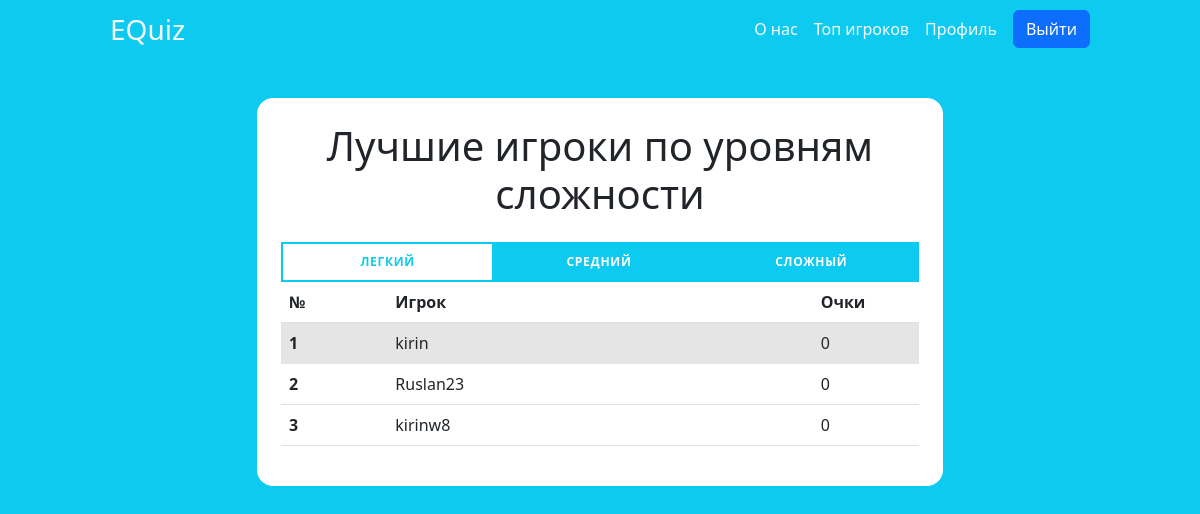
/top (signed in), run on the app's committed database.
### apps/authentication/models.py (models this page shows)
class User(AbstractUser):
    username = models.CharField(unique=True, max_length=200, error_messages={
        'unique': 'Это имя пользователя уже занято'
    })
    password = models.CharField(max_length=200)
    email = models.EmailField(unique=True, max_length=200, error_messages={
        'unique': 'Эта почта уже зарегистрирована'
    })
    phoneNumber = models.CharField(unique=True, max_length=12, error_messages={
        'unique': 'Этот номер телефона уже зарегистрирован'
    })
    first_name = None
    last_name = None

### apps/top/views.py (the view)
# urls.py: path('top',views.top, name='top'),
@login_required
def top(request):
    currentUser = request.user.username
    user_id = request.user.id
    allScoresEasy = UserScore.objects.order_by("-user_score_easy")
    allScoresMedium = UserScore.objects.order_by("-user_score_medium")
    allScoresHard = UserScore.objects.order_by("-user_score_hard")
    topPlayersEasy = {}
    topPlayersMedium = {}
    topPlayersHard = {}
    currentPlayerEasyScore = UserScore.objects.get(
        user_id=user_id).user_score_easy
    currentPlayerMediumScore = UserScore.objects.get(
        user_id=user_id).user_score_medium
    currentPlayerHardScore = UserScore.objects.get(
        user_id=user_id).user_score_hard
    count = 0
    currentPlayerEasyPlace = -1
    currentPlayerMediumPlace = -1
    currentPlayerHardPlace = -1
    for user in allScoresEasy:
        count += 1
        if len(topPlayersEasy) <= 9:
            user_id = user.user_id
            username = User.objects.get(id=user_id).username
            topPlayersEasy[username] = user.user_score_easy
            if username == currentUser:
                currentPlayerEasyPlace = count
        else:
            user_id = user.user_id
            username = User.objects.get(id=user_id).username
            if username == currentUser:
                currentPlayerEasyPlace = count
    count = 0
    for user in allScoresMedium:
        count += 1
        if len(topPlayersMedium) <= 9:
            user_id = user.user_id
            username = User.objects.get(id=user_id).username
            topPlayersMedium[username] = user.user_score_medium
            if username == currentUser:
                currentPlayerMediumPlace = count
        else:
            user_id = user.user_id
            username = User.objects.get(id=user_id).username
            if username == currentUser:
                currentPlayerMediumPlace = count
    count = 0
    for user in allScoresHard:
        count += 1
        if len(topPlayersHard) <= 9:
            user_id = user.user_id
            username = User.objects.get(id=user_id).username
            topPlayersHard[username] = user.user_score_hard
            if username == currentUser:
                currentPlayerHardPlace = count
        else:
            user_id = user.user_id
            username = User.objects.get(id=user_id).username
            if username == currentUser:
                currentPlayerHardPlace = count
    content = {
        'topPlayersEasy': topPlayersEasy.items(),
        'topPlayersMedium': topPlayersMedium.items(),
        'topPlayersHard': topPlayersHard.items(),
        'currentUser': currentUser,
        'currentPlayerEasyScore': currentPlayerEasyScore,
        'currentPlayerMediumScore': currentPlayerMediumScore,
        'currentPlayerHardScore': currentPlayerHardScore,
        'currentPlayerEasyPlace': currentPlayerEasyPlace,
        'currentPlayerMediumPlace': currentPlayerMediumPlace,
        'currentPlayerHardPlace': currentPlayerHardPlace,
    }
    return render(request, 'top.html', context=content)

### apps/userProfile/context_processors.py (called while the page is built)
def changePasswordForm(request):
    return {'changePasswordForm':ChangePasswordForm}

### apps/top/templates/top.html (shortened to what this page needs)
{% extends 'header.html' %}
{% load static %}
{% block content %}
<link rel="stylesheet" href="{% static "css/styles.css" %}">
<div class="mt-5 col-7 d-flex flex-column mx-auto">
    <div class="p-4 rounded-4 bg-white">
        <h1 class="text-center mb-4">Лучшие игроки по уровням сложности</h1>
        <div class="tabs">
            <ul class="tabs__list w-100">
                <li class="tabs__item"><button class="tabs__btn
                        tabs__btn--active bg-info" data-tabs-path="easy">Легкий</button></li>
                <li class="tabs__item"><button class="tabs__btn"
                        data-tabs-path="medium">Средний</button></li>
                <li class="tabs__item"><button class="tabs__btn"
                        data-tabs-path="hard">Сложный</button></li>
            </ul>
            <div class="tabs__content tabs__content--active"
                data-tabs-target="easy">
                <div class="content">
                    <table class="table table-hover overflow-auto mh-100">
                        <thead>
                            <tr>
                                <th scope="col" class="col-2">№</th>
                                <th scope="col" class="col-8">Игрок</th>
                                <th scope="col" class="col-2">Очки</th>
                            </tr>
                        </thead>
                        <tbody>
                            {% if currentPlayerEasyPlace > 10 %}
                            {% for player, score in topPlayersEasy%}
                            <tr>
                                <th scope="row">{{ forloop.counter }}</th>
                                <td>{{player}}</td>
                                <td>{{score}}</td>
                            </tr>
                            {% endfor %}
                            <tr class="table-active">
                                <th scope="row">{{ currentPlayerEasyPlace }}</th>
                                <td>{{currentUser}}</td>
                                <td>{{currentPlayerEasyScore}}</td>
                            </tr>
                            {% else %}
                            {% for player, score in topPlayersEasy%}
                            {% if player == currentUser %}
                            <tr class="table-active">
                                <th scope="row">{{ forloop.counter }}</th>
                                <td>{{player}}</td>
                                <td>{{score}}</td>
                            </tr>
                            {% else %}
                            <tr>
                                <th scope="row">{{ forloop.counter }}</th>
                                <td>{{player}}</td>
                                <td>{{score}}</td>
                            </tr>
                            {% endif %}
                            {% endfor %}
                            {% endif %}
                        </tbody>
                    </table>
                </div>
            </div>
        </div>
    </div>
</div>
{% endblock content %}

### apps/top/static/css/styles.css (style rules this page uses)
.tabs { position: relative; }
.tabs__list { border: 2px solid rgb(13, 202, 240); list-style-type: none; padding: 0; margin: 0; display: flex; align-items: center; }
.tabs__item { display: flex; justify-content: center; align-items: center; width: 34%; background-color: rgb(13, 202, 240); }
.tabs__btn { width: 100%; padding: 10px; border: none; color: #fff; cursor: pointer; font-weight: 600; font-size: 12px; line-height: 16px; text-align: center; letter-spacing: 0.06em; text-transform: uppercase; transition: background-color 0.15s ease-in-out, color 0.15s ease-in-out; background-color: transparent; }
.tabs__item:not(:last-child) { border-right: 2px solid rgb(13, 202, 240); }
.tabs__btn--active { color: rgb(13, 202, 240); transition: background-color 0.3s ease-in-out, color 0.3s ease-in-out; pointer-events: none; background-color: #fff !important; }
.tabs__content { display: none; background-color: #fff; }
.tabs__content--active { display: block; }

### data on the page
User: topPlayersEasy "kirin"
User: topPlayersEasy "Ruslan23"
User: topPlayersEasy "kirinw8"

### other printed values
{{ score }} "0"
{{ score }} "0" "0"
